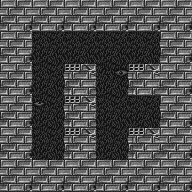

This game map was drawn from its Tiled (.tmx) file and the tilesets committed beside it. A one-line description and the full map source follow:
An orthogonal 6x6 tile map with 32x32 px tiles, 2 tile layers (free, collision).

<map version="1.8" tiledversion="1.8.5" orientation="orthogonal" renderorder="right-down" width="6" height="6" tilewidth="32" tileheight="32" infinite="0" nextlayerid="3" nextobjectid="1">
 <tileset firstgid="1" source="32x32_ortho_dungeon_tile_Denzi111112-2.tsx" />
 <layer id="2" name="free" width="6" height="6">
  <data encoding="csv">
264,264,264,264,264,264,
264,264,264,264,264,264,
264,264,264,265,264,264,
264,446,264,264,264,264,
264,264,264,264,264,264,
264,264,264,264,264,264
</data>
 </layer>
 <layer id="1" name="collision" width="6" height="6">
  <data encoding="csv">
370,370,370,370,370,370,
370,0,0,0,0,370,
370,0,253,0,253,370,
370,0,253,0,0,370,
370,0,253,0,253,370,
370,370,370,370,370,370
</data>
 </layer>
</map>